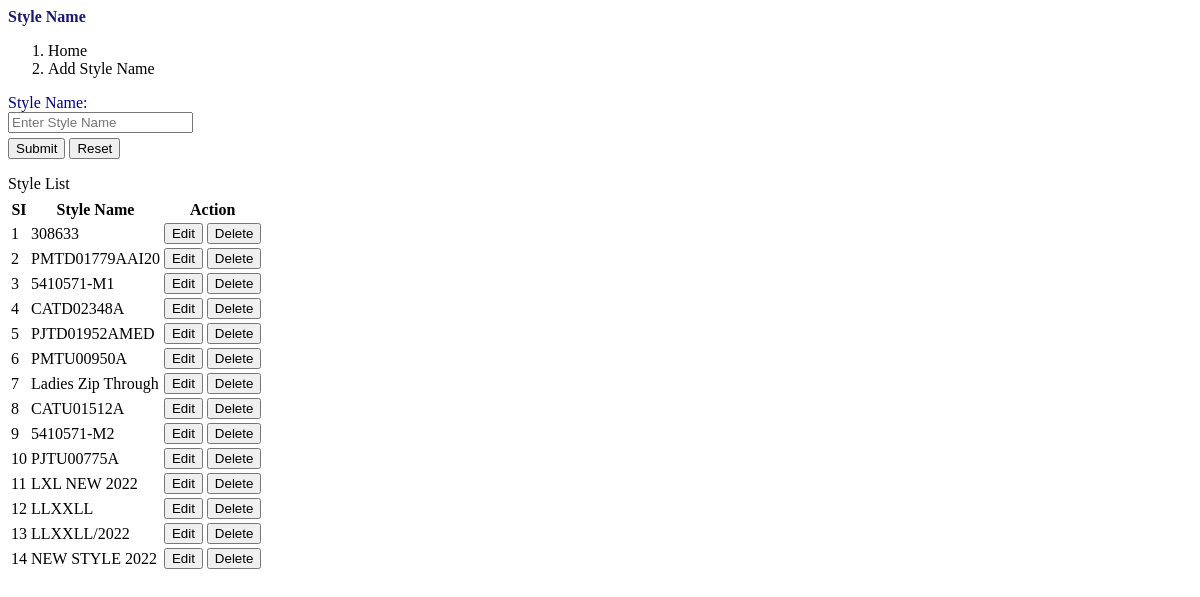
Page /settings/style_name.php on the earlier database version.
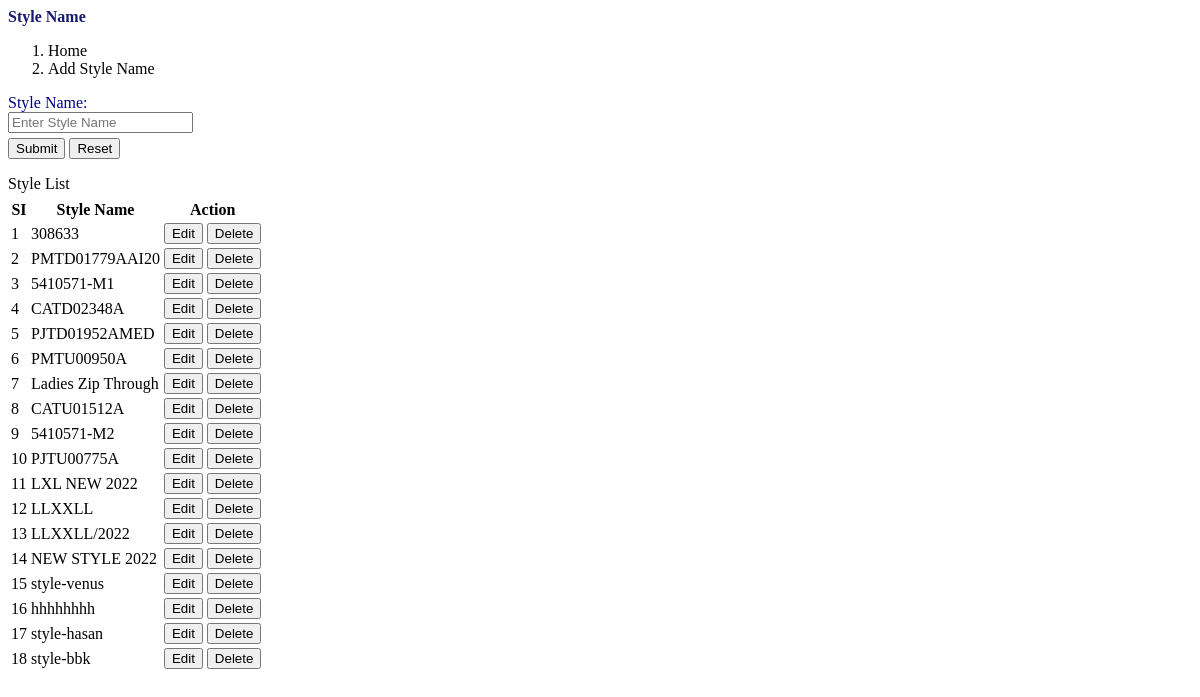
Same page on the later database version.
### tables this page shows
CREATE TABLE `style_name` (
  `row_id` int(10) NOT NULL,
  `style_id` varchar(15) NOT NULL,
  `style_name` varchar(100) DEFAULT NULL,
  `recording_person_id` varchar(30) DEFAULT NULL,
  `recording_person_name` varchar(50) DEFAULT NULL,
  `recording_time` datetime DEFAULT NULL
);

### settings/style_name.php (the view, shortened to what this page needs)
<?php
include('../login/db_connection_class.php');
?>
<div class="col-sm-12 col-md-12 col-lg-12">
		<div class="panel panel-default">
				<div class="panel-heading" style="color:#191970;"><b>Style Name</b></div>
				<nav aria-label="breadcrumb">
					  <ol class="breadcrumb">
					    <li class="breadcrumb-item active" aria-current="page">Home</li>
					     <li class="breadcrumb-item"><a onclick="load_page('settings/style_name.php')">Add Style Name</a></li>
					  </ol>
				 </nav>
				<form class="form-horizontal" action="" style="margin-top:10px;" name="style_name_form" id="style_name_form">
						<div class="form-group form-group-sm" id="form-group_for_style_name">
								<label class="control-label col-sm-3" for="style_name" style="color:#00008B;">Style Name:</label>
								<div class="col-sm-5">
									<input type="text" class="form-control" id="style_name" name="style_name" placeholder="Enter Style Name" required>
								</div>
						</div>
						<div class="form-group form-group-sm">
								<div class="col-sm-offset-3 col-sm-5">
									<button type="button" class="btn btn-primary" onClick="sending_data_of_style_name_form_for_saving_in_database()">Submit</button>
									<button type="reset" class="btn btn-success">Reset</button>
								</div>
						</div>
				</form>
		</div>
     <div class="panel panel-default">
       <div class="form-group form-group-sm">
	              <label class="control-label col-sm-5" for="search">Style List</label>
	   </div>
	    <div class="form-group form-group-sm">
          <table id="datatable-buttons" class="table table-striped table-bordered">
         	<thead>
                 <tr>
                 <th>SI</th>
                 <th>Style Name</th>
                 <th>Action</th>
                 </tr>
            </thead>
            <tbody>
            <?php
                            $s1 = 1;
                            $sql_for_color = "SELECT * FROM style_name ORDER BY row_id ASC";
                            $res_for_color = mysqli_query($con, $sql_for_color);
                            while ($row = mysqli_fetch_assoc($res_for_color))
                            {
             ?>
             <tr>
                <td><?php echo $s1; ?></td>
                <td><?php echo $row['style_name']; ?></td>
                <td>
                        <button type="submit" id="" name="" class="btn btn-primary btn-xs" onclick="load_page('settings/edit_style_name.php?style_id=<?php echo $row['style_id']?>')"> Edit </button>
                         <button type="submit" id="" name="" class="btn btn-danger btn-xs" onclick="sending_data_for_delete('<?php echo $row['style_id']?>')"> Delete </button>
                </td>
                <?php
                $s1++;
                          }
                 ?>
             </tr>
          </tbody>
          </table>
         </div>
       </div>
</div>

Differences in the rows shown:
added style_name: style_name "style-venus"
added style_name: style_name "hhhhhhhh"
added style_name: style_name "style-hasan"
added style_name: style_name "style-bbk"
